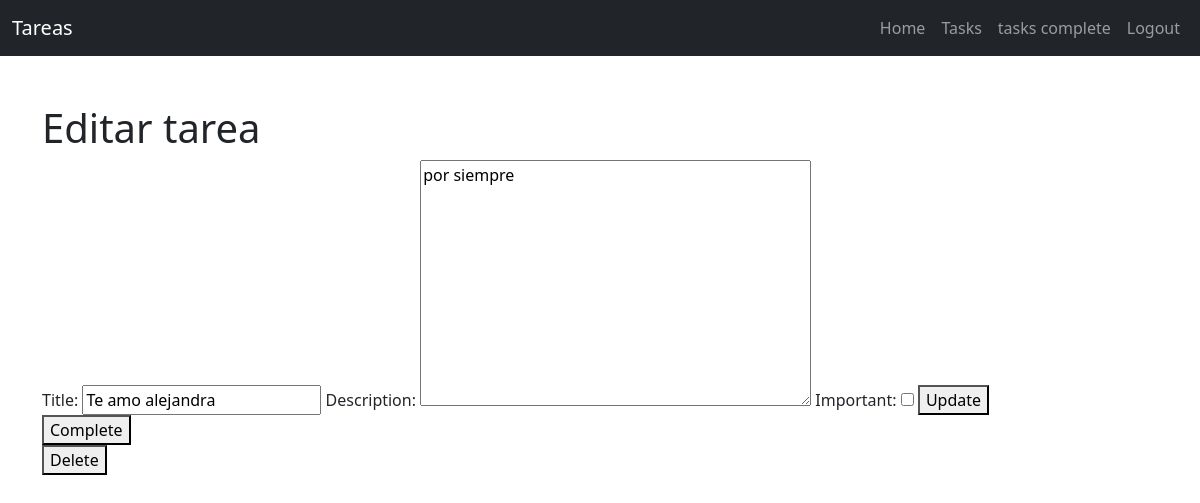
/tasks/8/ (signed in), run on an earlier commit of the app's database.
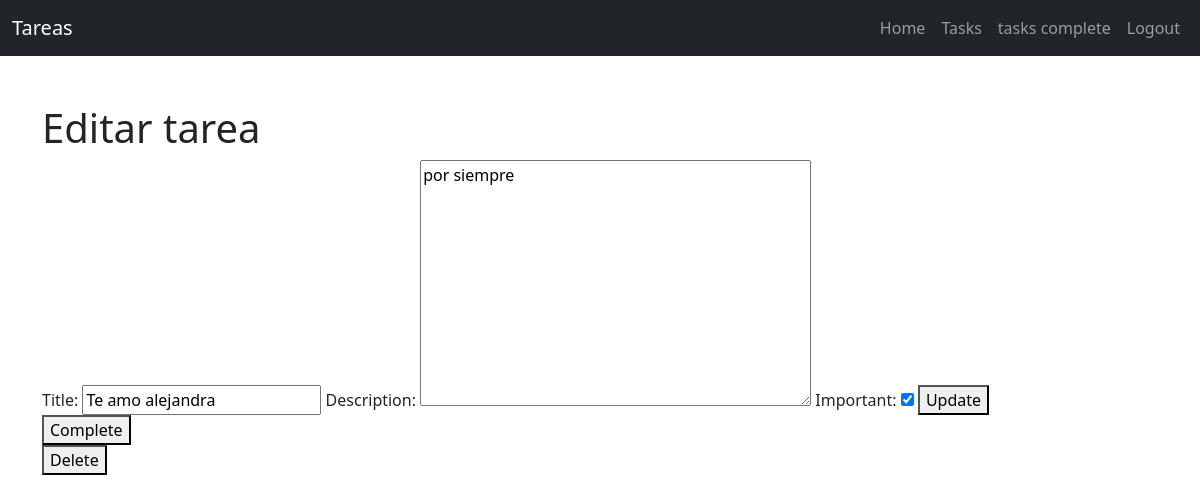
And on a later commit of the database.
### tasks/models.py (models this page shows, shortened)
class Task(models.Model):
    title = models.CharField(max_length=100)
    description = models.TextField(blank=True)
    created = models.DateTimeField(auto_now_add=True)
    datecompleted = models.DateTimeField(null=True, blank=True)
    important = models.BooleanField(default=False)
    user = models.ForeignKey(User, on_delete=models.CASCADE)

### tasks/views.py (the view, shortened to what this page needs)
# urls.py: path('tasks/<int:task_id>/', views.task_detail, name='task_detail'),
@login_required
def task_detail(request, task_id):
    if request.method == 'GET':
        task = get_object_or_404(Task, pk=task_id, user=request.user)
        form = TaskForm(instance=task)
        return render(request, 'task_detail.html', {'task': task, 'form': form})

### tasks/forms.py
class TaskForm(ModelForm):
    class Meta:
        model = Task
        fields = ['title', 'description', 'important']

### tasks/templates/task_detail.html (shortened to what this page needs)
{% extends 'base.html' %}
{% block content %}
<h1>Editar tarea</h1>
<form method="post">
    {{form}}
    <button>Update</button>
</form>
<form action="{% url 'complete_task' task.id %}" method="post">
    <button>
        Complete
    </button>
</form>
<form action="{% url 'delete_task' task.id %}" method="post">
    <button>
        Delete
    </button>
</form>
{% endblock %}

### tasks/templates/base.html (shortened to what this page needs)
<!DOCTYPE html>
<html lang="en">
  <head>
    <link
      href="https://cdn.jsdelivr.net/npm/bootstrap@5.3.0-alpha3/dist/css/bootstrap.min.css"
      rel="stylesheet"
    />
  </head>
  <body>
    <nav class="navbar navbar-expand-lg bg-dark navbar-dark">
      <div class="container-fluid">
        <a class="navbar-brand" href="/">Tareas</a>
        <div class="collapse navbar-collapse" id="navbarNav">
          <ul class="navbar-nav ms-auto">
            <li class="nav-item"><a class="nav-link" href="/">Home</a></li>
            {% if user.is_authenticated %}
            <li class="nav-item">
              <a class="nav-link" href="{% url 'tasks' %}">Tasks</a>
            </li>
            <li class="nav-item">
              <a class="nav-link" href="{% url 'tasks_complete' %}"
                >tasks complete</a
              >
            </li>
            <li class="nav-item">
              <a class="nav-link" href="{% url 'signout' %}">Logout</a>
            </li>
            {% endif %}
          </ul>
        </div>
      </div>
    </nav>
    <div class="container py-5">
      {% block content %} {% endblock %}
    </div>
  </body>
</html>

What changed in the data, as far as the page shows it:
changed Task "Te amo alejandra": important "☐" → "☑"
